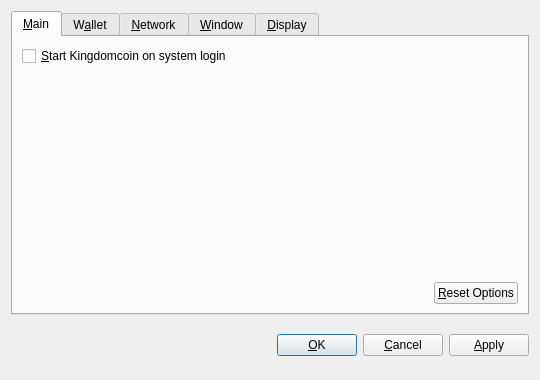
<?xml version="1.0" encoding="UTF-8"?>
<ui version="4.0">
 <class>OptionsDialog</class>
 <widget class="QDialog" name="OptionsDialog">
  <property name="geometry">
   <rect>
    <x>0</x>
    <y>0</y>
    <width>540</width>
    <height>380</height>
   </rect>
  </property>
  <property name="windowTitle">
   <string>Options</string>
  </property>
  <property name="modal">
   <bool>true</bool>
  </property>
  <layout class="QVBoxLayout" name="verticalLayout">
   <item>
    <widget class="QTabWidget" name="tabWidget">
     <property name="tabPosition">
      <enum>QTabWidget::North</enum>
     </property>
     <property name="currentIndex">
      <number>0</number>
     </property>
     <widget class="QWidget" name="tabMain">
      <attribute name="title">
       <string>&amp;Main</string>
      </attribute>
      <layout class="QVBoxLayout" name="verticalLayout_Main">
       <item>
        <widget class="QCheckBox" name="bitcoinAtStartup">
         <property name="toolTip">
          <string>Automatically start Kingdomcoin after logging in to the system.</string>
         </property>
         <property name="text">
          <string>&amp;Start Kingdomcoin on system login</string>
         </property>
        </widget>
       </item>
       <item>
        <spacer name="verticalSpacer_Main">
         <property name="orientation">
          <enum>Qt::Vertical</enum>
         </property>
         <property name="sizeHint" stdset="0">
          <size>
           <width>20</width>
           <height>40</height>
          </size>
         </property>
        </spacer>
       </item>
       <item>
        <layout class="QHBoxLayout" name="horizontalLayout_2_Main">
         <item>
          <spacer name="horizontalSpacer_2_Main">
           <property name="orientation">
            <enum>Qt::Horizontal</enum>
           </property>
           <property name="sizeHint" stdset="0">
            <size>
             <width>40</width>
             <height>20</height>
            </size>
           </property>
          </spacer>
         </item>
         <item>
          <widget class="QPushButton" name="resetButton">
           <property name="toolTip">
            <string>Reset all client options to default.</string>
           </property>
           <property name="text">
            <string>&amp;Reset Options</string>
           </property>
           <property name="autoDefault">
            <bool>false</bool>
           </property>
          </widget>
         </item>
        </layout>
       </item>
      </layout>
     </widget>
     <widget class="QWidget" name="tabWallet">
      <attribute name="title">
       <string>W&amp;allet</string>
      </attribute>
      <layout class="QVBoxLayout" name="verticalLayout_Network">
       <item>
        <widget class="QLabel" name="transactionFeeInfoLabel">
         <property name="text">
          <string>Optional transaction fee per kB that helps make sure your transactions are processed quickly. Most transactions are 1 kB.</string>
         </property>
         <property name="textFormat">
          <enum>Qt::PlainText</enum>
         </property>
         <property name="wordWrap">
          <bool>true</bool>
         </property>
        </widget>
       </item>
       <item>
        <layout class="QHBoxLayout" name="horizontalLayout_1_Main">
         <item>
          <widget class="QLabel" name="transactionFeeLabel">
           <property name="text">
            <string>Pay transaction &amp;fee</string>
           </property>
           <property name="textFormat">
            <enum>Qt::PlainText</enum>
           </property>
           <property name="buddy">
            <cstring>transactionFee</cstring>
           </property>
          </widget>
         </item>
         <item>
          <widget class="BitcoinAmountField" name="transactionFee"/>
         </item>
         <item>
          <spacer name="horizontalSpacer_1_Main">
           <property name="orientation">
            <enum>Qt::Horizontal</enum>
           </property>
           <property name="sizeHint" stdset="0">
            <size>
             <width>40</width>
             <height>20</height>
            </size>
           </property>
          </spacer>
         </item>
        </layout>
       </item>
       <item>
        <widget class="QLabel" name="label">
         <property name="text">
          <string>If you disable the spending of unconfirmed change, the change from a transaction cannot be used until that transaction has at least one confirmation. This also affects how your balance is computed.</string>
         </property>
         <property name="wordWrap">
          <bool>true</bool>
         </property>
        </widget>
       </item>
       <item>
        <widget class="QCheckBox" name="spendZeroConfChange">
         <property name="text">
          <string>Spend unconfirmed change  (experts only)</string>
         </property>
        </widget>
       </item>
       <item>
        <spacer name="verticalSpacer">
         <property name="orientation">
          <enum>Qt::Vertical</enum>
         </property>
         <property name="sizeHint" stdset="0">
          <size>
           <width>20</width>
           <height>40</height>
          </size>
         </property>
        </spacer>
       </item>
      </layout>
     </widget>
     <widget class="QWidget" name="tabNetwork">
      <attribute name="title">
       <string>&amp;Network</string>
      </attribute>
      <layout class="QVBoxLayout" name="verticalLayout_Network">
       <item>
        <widget class="QCheckBox" name="mapPortUpnp">
         <property name="toolTip">
          <string>Automatically open the Kingdomcoin client port on the router. This only works when your router supports UPnP and it is enabled.</string>
         </property>
         <property name="text">
          <string>Map port using &amp;UPnP</string>
         </property>
        </widget>
       </item>
       <item>
        <widget class="QCheckBox" name="connectSocks">
         <property name="toolTip">
          <string>Connect to the Kingdomcoin network through a SOCKS proxy (e.g. when connecting through Tor).</string>
         </property>
         <property name="text">
          <string>&amp;Connect through SOCKS proxy:</string>
         </property>
        </widget>
       </item>
       <item>
        <layout class="QHBoxLayout" name="horizontalLayout_Network">
         <item>
          <widget class="QLabel" name="proxyIpLabel">
           <property name="text">
            <string>Proxy &amp;IP:</string>
           </property>
           <property name="textFormat">
            <enum>Qt::PlainText</enum>
           </property>
           <property name="buddy">
            <cstring>proxyIp</cstring>
           </property>
          </widget>
         </item>
         <item>
          <widget class="QValidatedLineEdit" name="proxyIp">
           <property name="maximumSize">
            <size>
             <width>140</width>
             <height>16777215</height>
            </size>
           </property>
           <property name="toolTip">
            <string>IP address of the proxy (e.g. 127.0.0.1)</string>
           </property>
          </widget>
         </item>
         <item>
          <widget class="QLabel" name="proxyPortLabel">
           <property name="text">
            <string>&amp;Port:</string>
           </property>
           <property name="textFormat">
            <enum>Qt::PlainText</enum>
           </property>
           <property name="buddy">
            <cstring>proxyPort</cstring>
           </property>
          </widget>
         </item>
         <item>
          <widget class="QLineEdit" name="proxyPort">
           <property name="maximumSize">
            <size>
             <width>55</width>
             <height>16777215</height>
            </size>
           </property>
           <property name="toolTip">
            <string>Port of the proxy (e.g. 9050)</string>
           </property>
          </widget>
         </item>
         <item>
          <widget class="QLabel" name="socksVersionLabel">
           <property name="text">
            <string>SOCKS &amp;Version:</string>
           </property>
           <property name="textFormat">
            <enum>Qt::PlainText</enum>
           </property>
           <property name="buddy">
            <cstring>socksVersion</cstring>
           </property>
          </widget>
         </item>
         <item>
          <widget class="QValueComboBox" name="socksVersion">
           <property name="toolTip">
            <string>SOCKS version of the proxy (e.g. 5)</string>
           </property>
          </widget>
         </item>
         <item>
          <spacer name="horizontalSpacer_Network">
           <property name="orientation">
            <enum>Qt::Horizontal</enum>
           </property>
           <property name="sizeHint" stdset="0">
            <size>
             <width>40</width>
             <height>20</height>
            </size>
           </property>
          </spacer>
         </item>
        </layout>
       </item>
       <item>
        <spacer name="verticalSpacer_Network">
         <property name="orientation">
          <enum>Qt::Vertical</enum>
         </property>
         <property name="sizeHint" stdset="0">
          <size>
           <width>20</width>
           <height>40</height>
          </size>
         </property>
        </spacer>
       </item>
      </layout>
     </widget>
     <widget class="QWidget" name="tabWindow">
      <attribute name="title">
       <string>&amp;Window</string>
      </attribute>
      <layout class="QVBoxLayout" name="verticalLayout_Window">
       <item>
        <widget class="QCheckBox" name="minimizeToTray">
         <property name="toolTip">
          <string>Show only a tray icon after minimizing the window.</string>
         </property>
         <property name="text">
          <string>&amp;Minimize to the tray instead of the taskbar</string>
         </property>
        </widget>
       </item>
       <item>
        <widget class="QCheckBox" name="minimizeOnClose">
         <property name="toolTip">
          <string>Minimize instead of exit the application when the window is closed. When this option is enabled, the application will be closed only after selecting Quit in the menu.</string>
         </property>
         <property name="text">
          <string>M&amp;inimize on close</string>
         </property>
        </widget>
       </item>
       <item>
        <spacer name="verticalSpacer_Window">
         <property name="orientation">
          <enum>Qt::Vertical</enum>
         </property>
         <property name="sizeHint" stdset="0">
          <size>
           <width>20</width>
           <height>40</height>
          </size>
         </property>
        </spacer>
       </item>
      </layout>
     </widget>
     <widget class="QWidget" name="tabDisplay">
      <attribute name="title">
       <string>&amp;Display</string>
      </attribute>
      <layout class="QVBoxLayout" name="verticalLayout_Display">
       <item>
        <layout class="QHBoxLayout" name="horizontalLayout_1_Display">
         <item>
          <widget class="QLabel" name="langLabel">
           <property name="text">
            <string>User Interface &amp;language:</string>
           </property>
           <property name="textFormat">
            <enum>Qt::PlainText</enum>
           </property>
           <property name="buddy">
            <cstring>lang</cstring>
           </property>
          </widget>
         </item>
         <item>
          <widget class="QValueComboBox" name="lang">
           <property name="toolTip">
            <string>The user interface language can be set here. This setting will take effect after restarting Kingdomcoin.</string>
           </property>
          </widget>
         </item>
        </layout>
       </item>
       <item>
        <layout class="QHBoxLayout" name="horizontalLayout_2_Display">
         <item>
          <widget class="QLabel" name="unitLabel">
           <property name="text">
            <string>&amp;Unit to show amounts in:</string>
           </property>
           <property name="textFormat">
            <enum>Qt::PlainText</enum>
           </property>
           <property name="buddy">
            <cstring>unit</cstring>
           </property>
          </widget>
         </item>
         <item>
          <widget class="QValueComboBox" name="unit">
           <property name="toolTip">
            <string>Choose the default subdivision unit to show in the interface and when sending coins.</string>
           </property>
          </widget>
         </item>
        </layout>
       </item>
       <item>
        <widget class="QCheckBox" name="displayAddresses">
         <property name="toolTip">
          <string>Whether to show Kingdomcoin addresses in the transaction list or not.</string>
         </property>
         <property name="text">
          <string>&amp;Display addresses in transaction list</string>
         </property>
        </widget>
       </item>
       <item>
        <widget class="QCheckBox" name="coinControlFeatures">
         <property name="toolTip">
          <string>Whether to show coin control features or not.</string>
         </property>
         <property name="text">
          <string>Display coin &amp;control features (experts only!)</string>
         </property>
        </widget>
       </item>
       <item>
        <spacer name="verticalSpacer_Display">
         <property name="orientation">
          <enum>Qt::Vertical</enum>
         </property>
         <property name="sizeHint" stdset="0">
          <size>
           <width>20</width>
           <height>40</height>
          </size>
         </property>
        </spacer>
       </item>
      </layout>
     </widget>
    </widget>
   </item>
   <item>
    <layout class="QHBoxLayout" name="horizontalLayout_Buttons">
     <item>
      <spacer name="horizontalSpacer_1">
       <property name="orientation">
        <enum>Qt::Horizontal</enum>
       </property>
       <property name="sizeHint" stdset="0">
        <size>
         <width>40</width>
         <height>48</height>
        </size>
       </property>
      </spacer>
     </item>
     <item>
      <widget class="QLabel" name="statusLabel">
       <property name="font">
        <font>
         <weight>75</weight>
         <bold>true</bold>
        </font>
       </property>
       <property name="text">
        <string/>
       </property>
       <property name="textFormat">
        <enum>Qt::PlainText</enum>
       </property>
       <property name="wordWrap">
        <bool>true</bool>
       </property>
      </widget>
     </item>
     <item>
      <spacer name="horizontalSpacer_2">
       <property name="orientation">
        <enum>Qt::Horizontal</enum>
       </property>
       <property name="sizeHint" stdset="0">
        <size>
         <width>40</width>
         <height>48</height>
        </size>
       </property>
      </spacer>
     </item>
     <item>
      <widget class="QPushButton" name="okButton">
       <property name="text">
        <string>&amp;OK</string>
       </property>
      </widget>
     </item>
     <item>
      <widget class="QPushButton" name="cancelButton">
       <property name="text">
        <string>&amp;Cancel</string>
       </property>
       <property name="autoDefault">
        <bool>false</bool>
       </property>
      </widget>
     </item>
     <item>
      <widget class="QPushButton" name="applyButton">
       <property name="text">
        <string>&amp;Apply</string>
       </property>
       <property name="autoDefault">
        <bool>false</bool>
       </property>
      </widget>
     </item>
    </layout>
   </item>
  </layout>
 </widget>
 <customwidgets>
  <customwidget>
   <class>BitcoinAmountField</class>
   <extends>QSpinBox</extends>
   <header>bitcoinamountfield.h</header>
  </customwidget>
  <customwidget>
   <class>QValueComboBox</class>
   <extends>QComboBox</extends>
   <header>qvaluecombobox.h</header>
  </customwidget>
  <customwidget>
   <class>QValidatedLineEdit</class>
   <extends>QLineEdit</extends>
   <header>qvalidatedlineedit.h</header>
  </customwidget>
 </customwidgets>
 <resources/>
 <connections/>
</ui>
